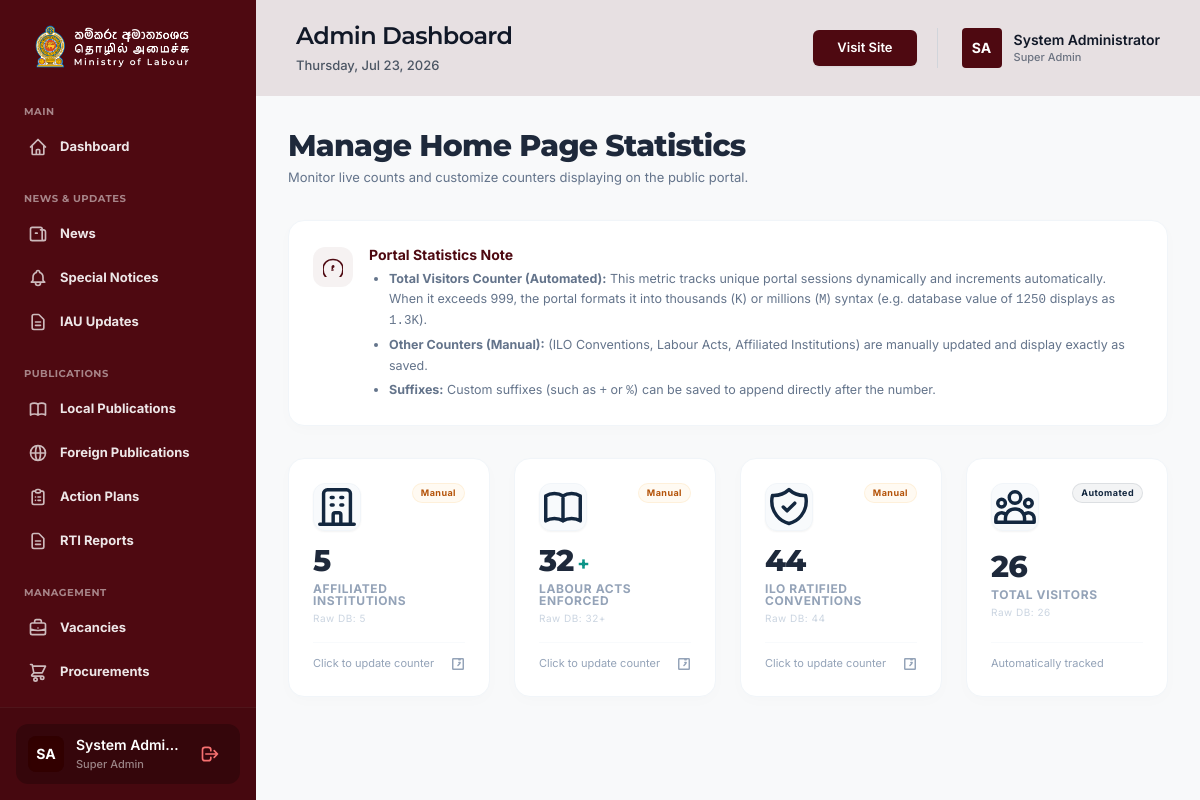
The app's page /admin/manage-statistics.php (signed in) with its own data.
### tables this page shows
CREATE TABLE `statistics` (
  `id` int(11) NOT NULL AUTO_INCREMENT,
  `stat_key` varchar(50) NOT NULL,
  `stat_label` varchar(100) NOT NULL,
  `stat_value` varchar(50) NOT NULL,
  `stat_suffix` varchar(10) DEFAULT '',
  `display_order` int(11) DEFAULT 0,
  PRIMARY KEY (`id`),
  UNIQUE KEY `stat_key` (`stat_key`)
);

### admin/manage-statistics.php (the view, shortened to what this page needs)
<?php
require_once 'includes/db.php';
try {
    $stmt = $pdo->query("SELECT * FROM statistics ORDER BY display_order ASC");
    $statistics = $stmt->fetchAll();
} catch (PDOException $e) {
    $statistics = [];
    $error = "Table 'statistics' does not exist yet. Please execute the SQL commands first.";
}
function getStatIcon(string $key): string {
    switch ($key) {
        case 'ilo_conventions':
            return '<svg class="w-5.5 h-5.5" fill="none" stroke="currentColor" stroke-width="1.8" viewBox="0 0 24 24"><path stroke-linecap="round" stroke-linejoin="round" d="M9 12l2 2 4-4m5.618-4.016A11.955 11.955 0 0112 2.944a11.955 11.955 0 01-8.618 3.04A12.02 12.02 0 003 9c0 5.591 3.824 10.29 9 11.622 5.176-1.332 9-6.03 9-11.622 0-1.042-.133-2.052-.382-3.016z" /></svg>';
        case 'labour_acts':
            return '<svg class="w-5.5 h-5.5" fill="none" stroke="currentColor" stroke-width="1.8" viewBox="0 0 24 24"><path stroke-linecap="round" stroke-linejoin="round" d="M12 6.253v13m0-13C10.832 5.477 9.246 5 7.5 5S4.168 5.477 3 6.253v13C4.168 18.477 5.754 18 7.5 18s3.332.477 4.5 1.253m0-13C13.168 5.477 14.754 5 16.5 5c1.747 0 3.332.477 4.5 1.253v13C19.832 18.477 18.247 18 16.5 18c-1.746 0-3.332.477-4.5 1.253" /></svg>';
        case 'affiliated_institutions':
            return '<svg class="w-5.5 h-5.5" fill="none" stroke="currentColor" stroke-width="1.8" viewBox="0 0 24 24"><path stroke-linecap="round" stroke-linejoin="round" d="M19 21V5a2 2 0 00-2-2H7a2 2 0 00-2 2v16m14 0h2m-2 0h-5m-9 0H3m2 0h5M9 7h1m-1 4h1m4-4h1m-1 4h1m-5 10v-5a1 1 0 011-1h2a1 1 0 011 1v5m-4 0h4" /></svg>';
        case 'total_visitors':
            return '<svg class="w-5.5 h-5.5" fill="none" stroke="currentColor" stroke-width="1.8" viewBox="0 0 24 24"><path stroke-linecap="round" stroke-linejoin="round" d="M17 20h5v-2a3 3 0 00-5.356-1.857M17 20H7m10 0v-2c0-.656-.126-1.283-.356-1.857M7 20H2v-2a3 3 0 015.356-1.857M7 20v-2c0-.656.126-1.283.356-1.857m0 0a5.002 5.002 0 019.288 0M15 7a3 3 0 11-6 0 3 3 0 016 0zm6 3a2 2 0 11-4 0 2 2 0 014 0zM7 10a2 2 0 11-4 0 2 2 0 014 0z" /></svg>';
    }
}
include 'includes/header.php';
?>
<?php include 'includes/sidebar.php'; ?>
<div class="flex-1 flex flex-col min-w-0 bg-[#F8F9FA] relative z-10 font-inter">
    <?php include 'includes/topbar.php'; ?>
    <main class="flex-1 overflow-x-hidden overflow-y-auto p-4 md:p-8">
        <div class="mb-8">
            <h2 class="text-3xl font-extrabold font-montserrat text-slate-800 tracking-tight">Manage Home Page Statistics</h2>
            <p class="text-[13px] text-slate-500 mt-1 font-inter">Monitor live counts and customize counters displaying on the public portal.</p>
        </div>
        <div class="mb-8 p-6 bg-white border border-slate-100 rounded-2xl flex flex-col md:flex-row items-start gap-4 shadow-[0_4px_16px_rgba(0,0,0,0.015)] font-inter">
            <div class="w-10 h-10 rounded-xl bg-secondary/5 text-secondary flex items-center justify-center shrink-0 mt-0.5">
            </div>
            <div class="text-[12.5px] text-slate-600 leading-relaxed">
                <p class="font-bold text-secondary text-sm mb-1">Portal Statistics Note</p>
                <ul class="list-disc pl-5 space-y-1 text-slate-500">
                    <li><strong>Total Visitors Counter (Automated):</strong> This metric tracks unique portal sessions dynamically and increments automatically. When it exceeds 999, the portal formats it into thousands (<code>K</code>) or millions (<code>M</code>) syntax (e.g. database value of <code>1250</code> displays as <code>1.3K</code>).</li>
                    <li><strong>Other Counters (Manual):</strong> (ILO Conventions, Labour Acts, Affiliated Institutions) are manually updated and display exactly as saved.</li>
                    <li><strong>Suffixes:</strong> Custom suffixes (such as <code>+</code> or <code>%</code>) can be saved to append directly after the number.</li>
                </ul>
            </div>
        </div>
        <div class="grid grid-cols-1 sm:grid-cols-2 lg:grid-cols-4 gap-6 mb-10">
            <?php foreach ($statistics as $stat):
                $displayValue = $stat['stat_value'];
                $displaySuffix = $stat['stat_suffix'];
            ?>
                <div <?php if ($stat['stat_key'] !== 'total_visitors'): ?>onclick='openEditModal(<?= json_encode($stat, JSON_HEX_APOS | JSON_HEX_QUOT) ?>)'<?php endif; ?>
                     class="bg-white rounded-2xl border border-slate-100 p-6 shadow-[0_4px_16px_rgba(0,0,0,0.015)] <?php if ($stat['stat_key'] !== 'total_visitors'): ?>hover:shadow-[0_12px_24px_-10px_rgba(0,0,0,0.08)] hover:-translate-y-1 cursor-pointer<?php endif; ?> transform transition-all duration-300 flex flex-col justify-between min-h-[190px] group relative overflow-hidden">
                    <div class="absolute top-0 right-0 w-24 h-24 bg-primary/2 rounded-bl-full -mr-4 -mt-4 opacity-50 z-0"></div>
                    <div class="flex justify-between items-start mb-3 relative z-10 w-full">
                        <div class="w-12 h-12 bg-slate-50 text-primary rounded-xl flex items-center justify-center border border-slate-100 shadow-sm transition-all <?php if ($stat['stat_key'] !== 'total_visitors'): ?>group-hover:bg-primary group-hover:text-white<?php endif; ?>">
                            <?= getStatIcon($stat['stat_key']) ?>
                        </div>
                        <div class="flex flex-col items-end gap-1">
                            <?php if ($stat['stat_key'] === 'total_visitors'): ?>
                                <span class="px-2 py-0.5 rounded-full text-[9px] font-bold bg-primary/5 text-primary border border-primary/10 font-mono">Automated</span>
                            <?php else: ?>
                                <span class="px-2 py-0.5 rounded-full text-[9px] font-bold bg-amber-500/5 text-amber-700 border border-amber-500/10 font-mono">Manual</span>
                            <?php endif; ?>
                        </div>
                    </div>
                    <div class="relative z-10">
                        <div class="text-3xl font-extrabold font-montserrat text-slate-800 tracking-tight flex items-baseline gap-0.5">
                            <span><?= htmlspecialchars($displayValue) ?></span>
                            <span class="text-teal-600 font-bold text-xl ml-0.5"><?= htmlspecialchars($displaySuffix) ?></span>
                        </div>
                        <p class="text-[12px] font-bold text-slate-400 mt-1 uppercase tracking-wider font-inter leading-none"><?= htmlspecialchars($stat['stat_label']) ?></p>
                        <p class="text-[10px] text-slate-300 font-mono mt-1">Raw DB: <?= htmlspecialchars($stat['stat_value']) ?><?= htmlspecialchars($stat['stat_suffix']) ?></p>
                    </div>
                    <div class="mt-4 pt-3 border-t border-slate-50 flex items-center justify-between text-[11px] text-slate-400 <?php if ($stat['stat_key'] !== 'total_visitors'): ?>group-hover:text-secondary<?php endif; ?> transition-colors font-inter relative z-10 shrink-0">
                        <span><?php echo $stat['stat_key'] === 'total_visitors' ? 'Automatically tracked' : 'Click to update counter'; ?></span>
                    </div>
                </div>
            <?php endforeach; ?>
        </div>
    </main>
</div>
<?php include 'includes/footer.php'; ?>

### admin/includes/header.php (style rules this page uses)
body, input, select, textarea, button { font-family: 'Inter', sans-serif !important; }
h1, h2, h3, h4, h5, h6, .font-montserrat { font-family: 'Montserrat', sans-serif !important; }
.font-inter { font-family: 'Inter', sans-serif !important; }
.font-mono { font-family: 'Inter', sans-serif !important; letter-spacing: 0.05em; }

### records on screen
statistics: shows "Manual", stat_value "5", stat_label "AFFILIATED INSTITUTIONS", shows "Click to update counter"
statistics: stat_key "labour_acts" (drawn), stat_value "32", stat_suffix "+", stat_label "LABOUR ACTS ENFORCED"
statistics: stat_key "ilo_conventions" (drawn), stat_value "44", stat_label "ILO RATIFIED CONVENTIONS"
statistics: stat_key "total_visitors" (drawn), stat_value "26", stat_label "TOTAL VISITORS"

### other values on screen
getInitials($sidebarUser['name'] ?? 'Admin') "SA"
$sidebarUser['name'] "System Admi…"
str_replace('_', ' ', $sidebarUser['role'] ?? 'Admin') "Super Admin"
getInitials($currentUser['name'] ?? 'Admin') "SA"
$currentUser['name'] "System Administrator"
str_replace('_', ' ', $currentUser['role'] ?? 'Admin') "Super Admin"
